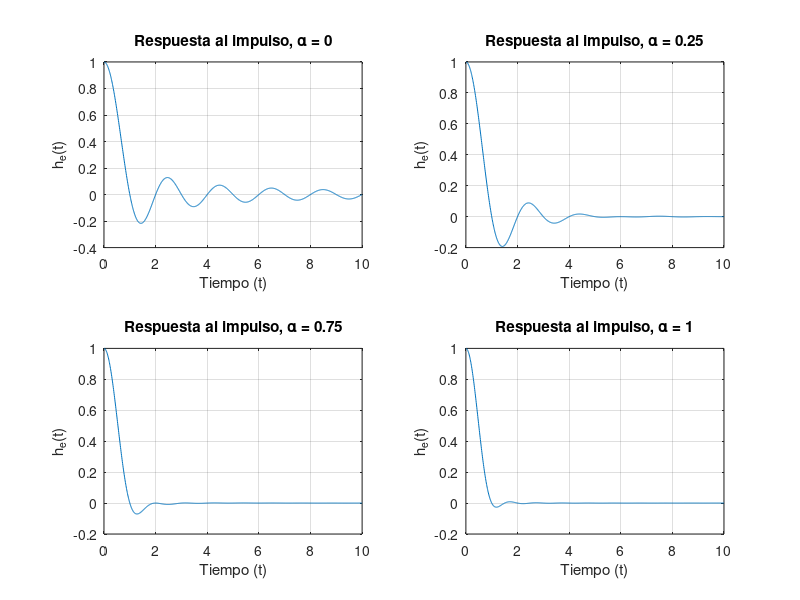
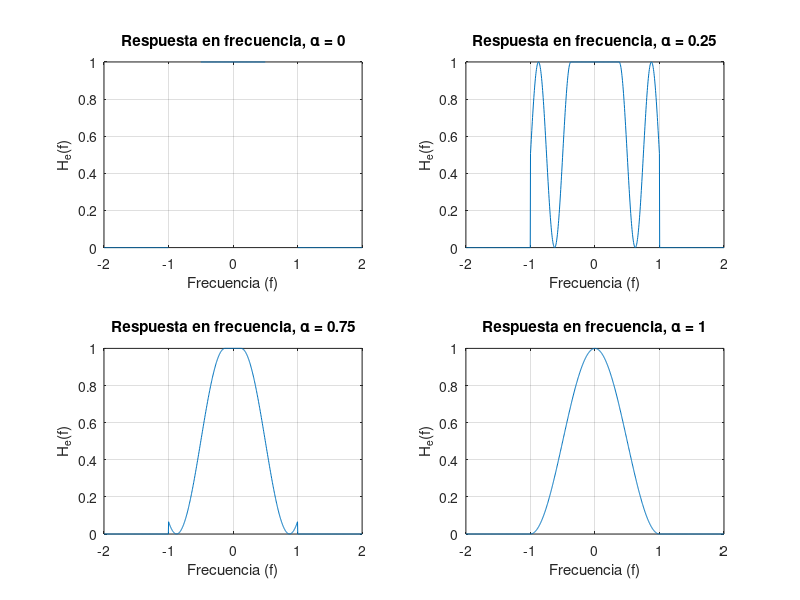

Source code (MATLAB) for these figures, in order:
% Parámetros
B = 1; % Ancho de banda absoluto (puedes modificarlo)
f0 = B/2; % Ancho de banda de 6 dB
t = linspace(0, 10, 1000); % Valores de tiempo (solo para t >= 0)
f = linspace(-2*B, 2*B, 1000); % Valores de frecuencia para la gráfica de frecuencia
roll_off_factors = [0, 0.25, 0.75, 1]; % Factores de roll-off

% Graficar la respuesta al impulso
figure;
for i = 1:length(roll_off_factors)
    alpha = roll_off_factors(i);
    fDelta = alpha * f0;
    
    % Ecuación 14 - Respuesta al impulso
    he_t = 2*f0 * (sin(2*pi*f0*t) ./ (2*pi*f0*t)) .* (cos(2*pi*fDelta*t) ./ (1 - (4*fDelta*t).^2));
    
    subplot(2,2,i);
    plot(t, he_t);
    title(['Respuesta al impulso, \alpha = ', num2str(alpha)]);
    xlabel('Tiempo (t)');
    ylabel('h_e(t)');
    grid on;
end

% Graficar la respuesta en frecuencia
figure;
for i = 1:length(roll_off_factors)
    alpha = roll_off_factors(i);
    fDelta = alpha * f0;
    
    % Ecuación 10 - Respuesta en frecuencia
    He_f = zeros(size(f));
    f1 = f0 - fDelta;
    for j = 1:length(f)
        if abs(f(j)) < f1
            He_f(j) = 1;
        elseif abs(f(j)) >= f1 && abs(f(j)) <= B
            He_f(j) = 0.5 * (1 + cos(pi*(abs(f(j))-f1)/(2*fDelta)));
        else
            He_f(j) = 0;
        end
    end
    
    subplot(2,2,i);
    plot(f, He_f);
    title(['Respuesta en frecuencia, \alpha = ', num2str(alpha)]);
    xlabel('Frecuencia (f)');
    ylabel('H_e(f)');
    grid on;
end
